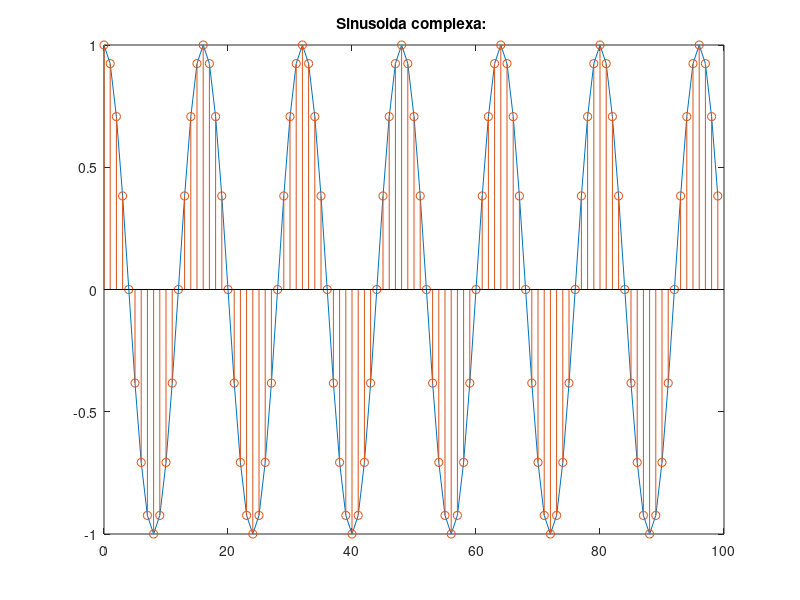

Here is the MATLAB script that generated this plot: (Note: this script raises an error after producing the figure.)
%pct a

N = 100; %alegem N suficient de mare
n = 0:N-1; %suportul
w_0 = pi/8; %pulsatia sinusoidei complexa

%generez semnalul sinusoidal complexn a.i graficul sa contine 5 perioade
%ale semnalului

j = sqrt(-1); 
x_n = exp(j * w_0 * n); %sinusoida complexa x[n]
plot(n, real(x_n));
hold on;
stem(n, real(x_n));
title('Sinusoida complexa: '); 
hold off;

%ca sa gasesc pct de extrem al spectrului am gandit ca sa scriu expresia
%spectrului ca o functie de w (pulsatia)

syms w;

X_w = abs((sin(w-w_0)*N/2) / (sin(w-w_0) / 2));
max = solve(diff(X_w), w);

%obtinem val maxim = 99.23 la punctul 0.3884

%b

w = -pi:.01:pi; %grila de frecvente la intervalul [-pi,pi]
X = freqz(x_n, 1, w); %TF a semnaluli x[n]

figure;
plot(w, angle(X), 'r');
title('Faza spectrul semnalului: ');
figure;
plot(w, abs(X), 'r');
title('Amplitudinea spectrul semnalului: ');

%c

hold on;
plot(w_0, N, 'x'); %verificarea grafic a lui abs(X_w0) = N
%valoarea maxim a spectrului este 99.23 si N = 100. putem sa spunem ca se
%aproprie foarte mult
